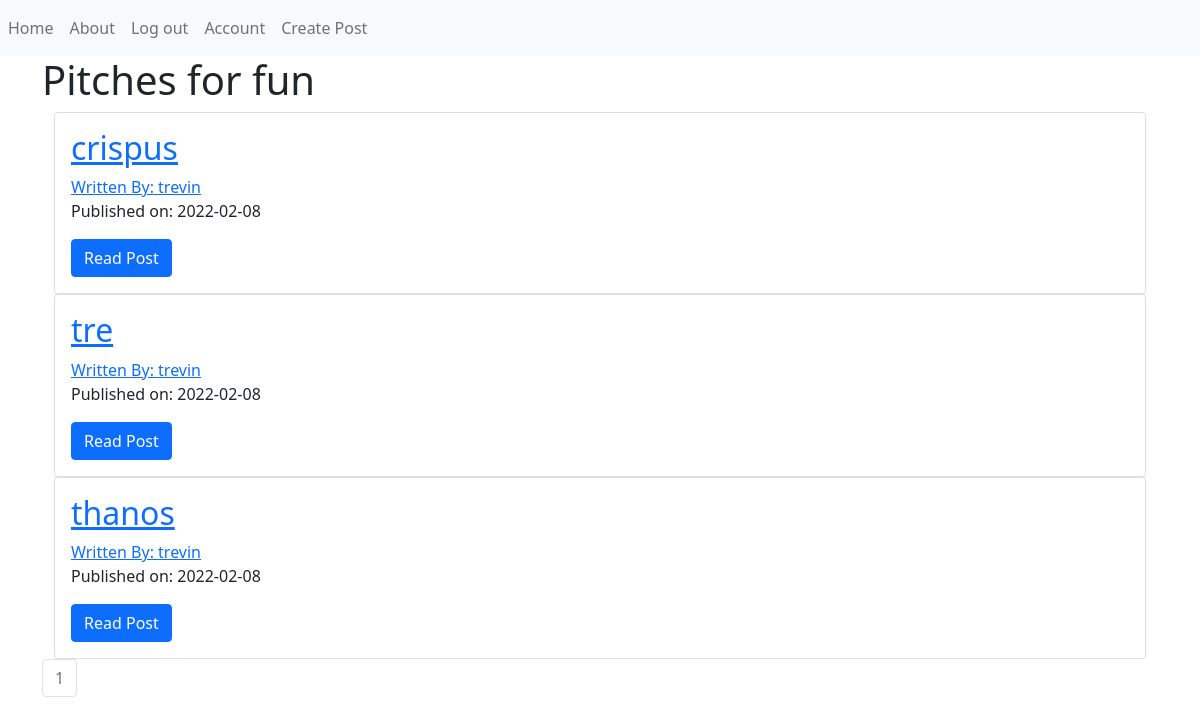
The page / (signed in) on the database its author committed.
### puppycompanyblog/models.py (models this page shows, shortened)
class BlogPost(db.Model):
    users = db.relationship(User)
    id = db.Column(db.Integer,primary_key=True)
    user_id = db.Column(db.Integer,db.ForeignKey('users.id'),nullable=False)
    date = db.Column(db.DateTime,nullable=False,default=datetime.utcnow)
    title = db.Column(db.String(140),nullable=False)
    text = db.Column(db.Text,nullable=False)

class User(db.Model,UserMixin):
    __tablename__ = 'users'
    id = db.Column(db.Integer,primary_key=True)
    profile_image = db.Column(db.String(64),nullable=False,default='default_profile.png')
    email = db.Column(db.String(64),unique=True,index=True)
    username = db.Column(db.String(64),unique=True,index=True)
    password_hash = db.Column(db.String(128))
    posts = db.relationship('BlogPost',backref='author',lazy=True)

### puppycompanyblog/core/views.py (the view)
@core.route('/')
def index():
    page = request.args.get('page',1,type=int)
    blog_posts = BlogPost.query.order_by(BlogPost.date.desc()).paginate(page = page,per_page=5)
    return render_template('index.html',blog_posts=blog_posts)

### puppycompanyblog/models.py (called while the page is built)
@login_manager.user_loader
def load_user(user_id):
    return User.query.get(user_id)

### puppycompanyblog/templates/index.html
{% extends "base.html" %}
{% block content %}
<div class="jumbotron">
    <h1> Pitches for fun</h1>
</div>
<div class="container">
    {% for post in blog_posts.items %}
    <div class="card">
        <div class="card-body">
            <h2> <a class="card-title" href="{{ url_for('blog_posts.blog_post',blog_post_id=post.id)}}">{{post.title}}</a> </h2>
           <a href="{{url_for("users.user_posts",username=post.author.username)}}">Written By: {{ post.author.username }}</a>
           <p>Published on: {{post.date.strftime('%Y-%m-%d')}} </p>
           <a class="btn btn-primary" href="{{ url_for('blog_posts.blog_post',blog_post_id=post.id)}}">Read Post</a>
        </div>
    </div>
    {% endfor %}
</div>
<nav aria-label="Page navigation example">
    <ul class="pagination">
        {% for page_num in blog_posts.iter_pages(left_edge=1,right_edge=1,left_current=1,right_current=2) %}
        {% if blog_posts.page == page_num %}
        <li class="page-item disabled">
            <a class="page-link"
                href="{{url_for('core.index',page=page_num)}}">{{ page_num }}</a>
        </li>
        {% else %}
        <li class="page-item">
            <a class="page-link"
                href="{{url_for('core.index',page=page_num)}}">{{ page_num }}</a>
        </li>
        {% endif %}
        {% endfor %}
    </ul>
</nav>
{% endblock %}

### rows shown on the page
BlogPost: title "crispus", author.username "trevin", date "2022-02-08"
BlogPost: title "tre", author.username "trevin", date "2022-02-08"
BlogPost: title "thanos", author.username "trevin", date "2022-02-08"

### other values the page prints
{{ page_num }} "1"
